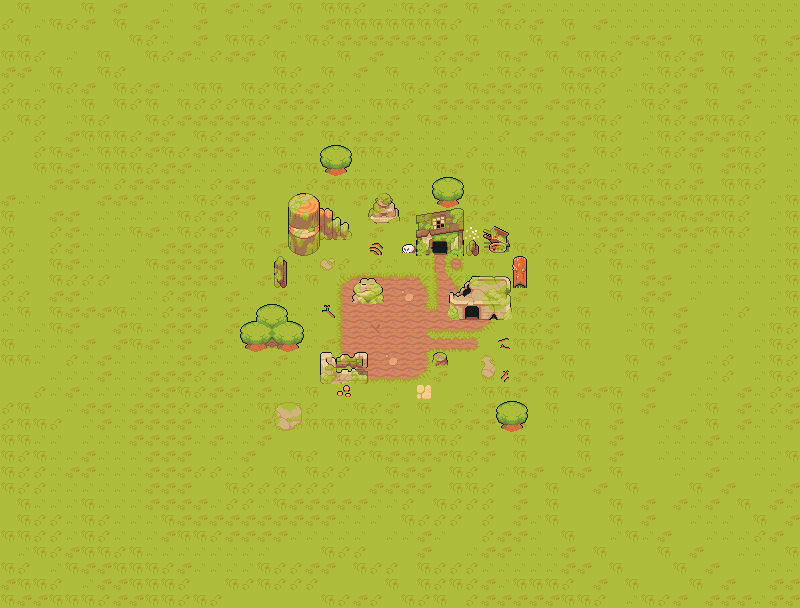

Rendered tile map (Tiled .tmx) drawn with the repository's tilesets; below, a short description and the map source with its tile grids summarised:
An orthogonal 50x38 tile map with 16x16 px tiles, 2 tile layers (Tilelaag 1, Tilelaag 2), 5 tilesets.

<map version="1.10" tiledversion="1.10.2" orientation="orthogonal" renderorder="right-down" width="50" height="38" tilewidth="16" tileheight="16" infinite="0" nextlayerid="3" nextobjectid="1">
 <tileset firstgid="1" source="TilesetFloor.tsx" />
 <tileset firstgid="573" source="TilesetVillageAbandoned.tsx" />
 <tileset firstgid="813" source="TilesetFloorDetail.tsx" />
 <tileset firstgid="893" source="TilesetFloor.tsx" />
 <tileset firstgid="1465" source="TilesetVillageAbandoned.tsx" />
 <layer id="1" name="Tilelaag 1" width="50" height="38">
  <data>[1900 cells, 1897 non-empty, 35 distinct tile ids]</data>
 </layer>
 <layer id="2" name="Tilelaag 2" width="50" height="38">
  <data>[1900 cells, 100 non-empty, 91 distinct tile ids]</data>
 </layer>
</map>
